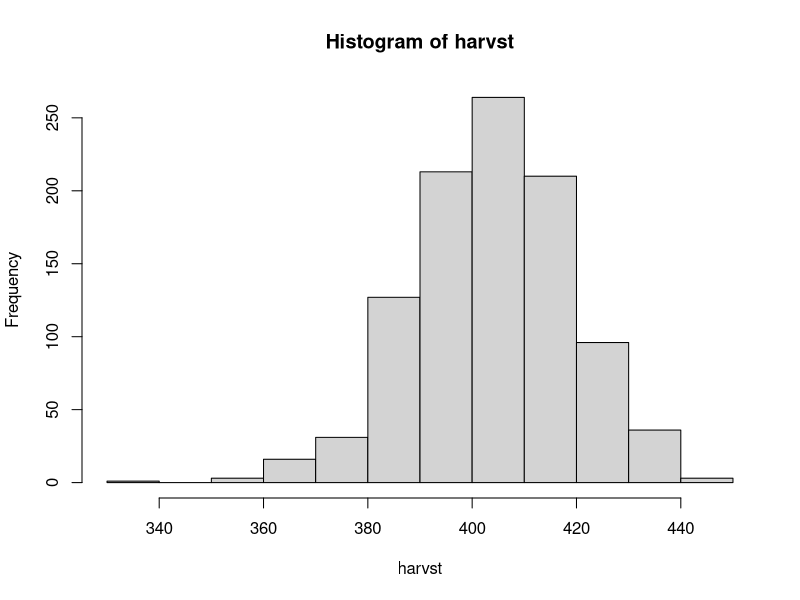
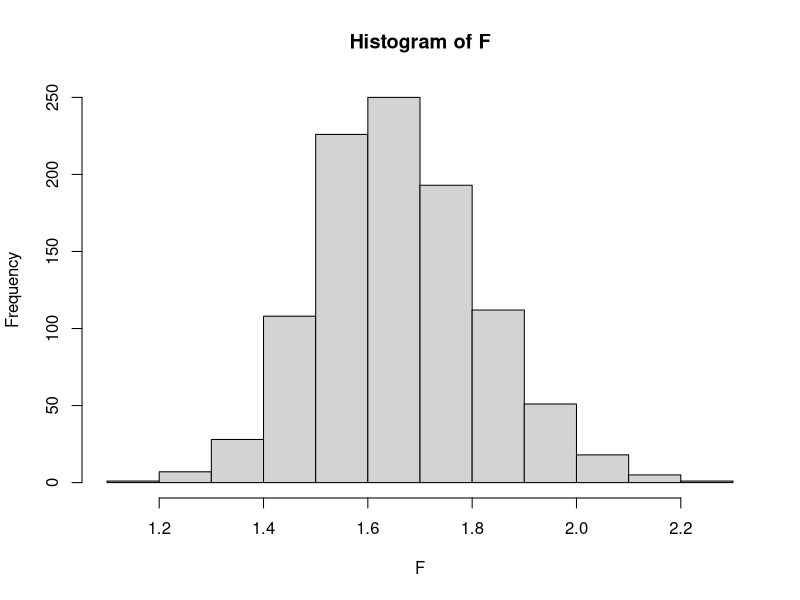

R code for these plots, in order:
# test fishing mortality 


log_f = rnorm(1000, 0.5, 0.1)
F = exp(log_f)

fish = 500

harvst = 500* (1-exp(-F))

hist(harvst)


mean(F)
hist(F)